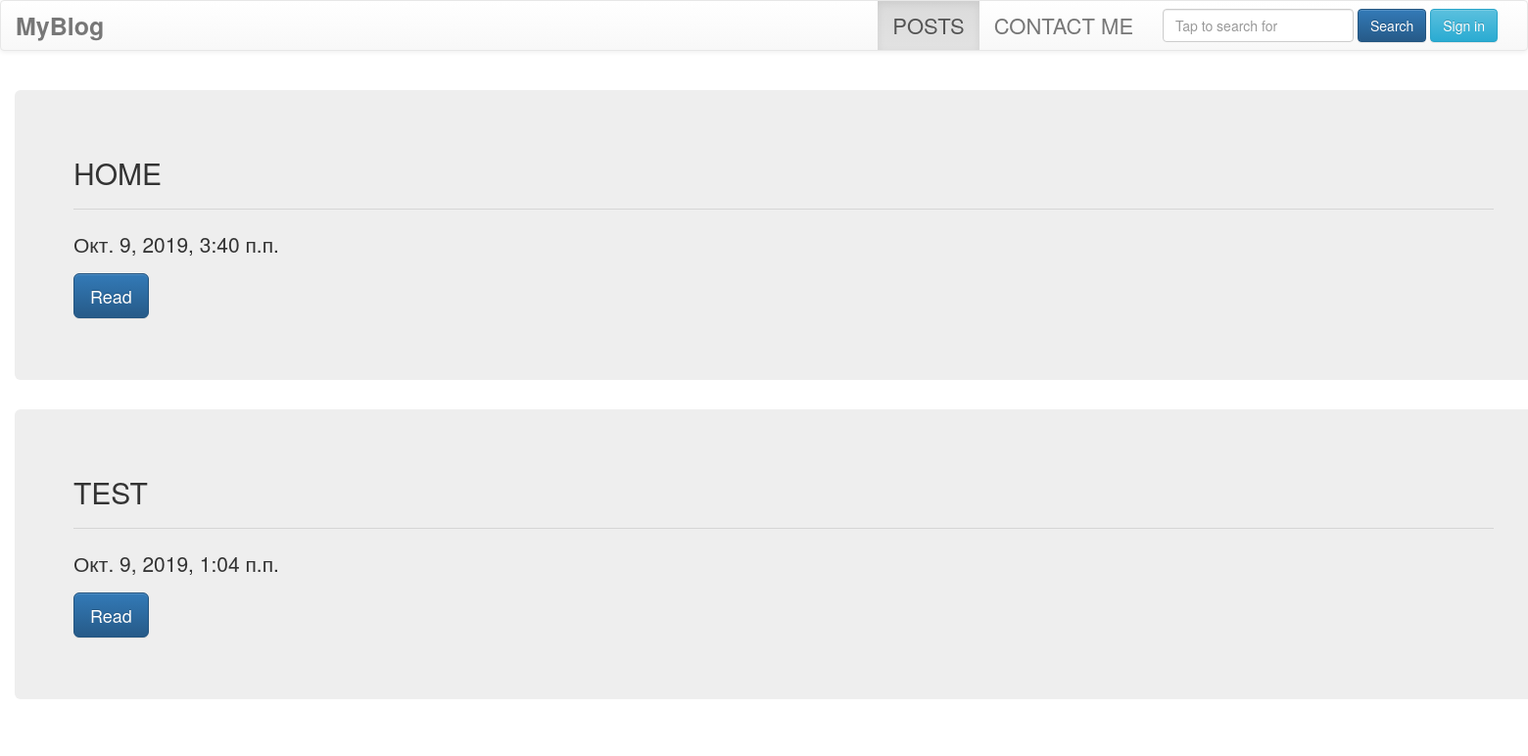
/posts/, run on an earlier commit of the app's database.
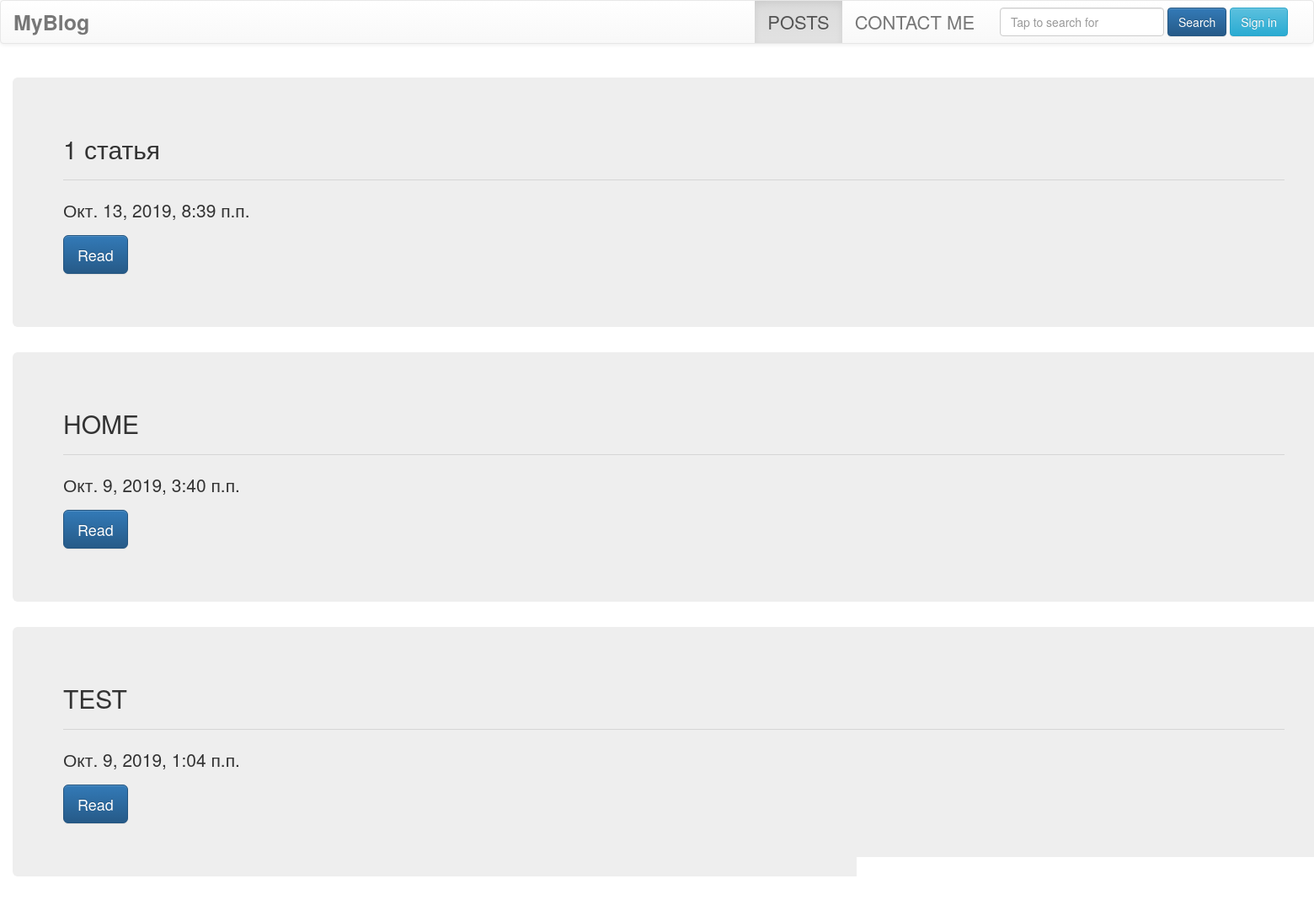
And on a later commit of the database.
### blog/models.py (models this page shows, shortened)
class Post(models.Model):
    title = models.CharField(max_length = 100)
    pub_date = models.DateTimeField()
    slug = models.SlugField(default = '')
    post_content = models.TextField(blank = True)
    post_status = models.IntegerField(choices=POST_STATUS, default=0)
    def was_published_recently(self):
        return self.pub_date >= (timezone.now() - datetime.timedelta(hours = 4))

### blog/views.py (the view)
# urls.py: path('posts/', views.PostsPageList.as_view(), name = 'PostsPageList'),
class PostsPageList(ListView):
    model = Post
    template_name = 'blog/posts.html'
    context_object_name = 'postslist'
    queryset = Post.objects.filter(post_status=1).order_by('-pub_date')[:10]

### templates/blog/posts.html (shortened to what this page needs)
{% extends 'blog/mainpage.html' %}
{% block active_link %}
     <ul class="nav navbar-nav">
            <li class="dropdown active">
              <a class="dropdown-toggle" style="font-size: 22px" data-toggle="dropdown" href="#">POSTS</a>
            </li>
            <li> <a href="{% url 'blog:ContactMe' %}" style="font-size: 22px">CONTACT ME</a></li>
          </ul>
          <form class="navbar-form navbar-right">
          <div class="form-group">
            <input class="form-control" type="text" placeholder="Tap to search for">
           </div>
            <button type="submit" data-toggle="dropdown" class="dropdown-toggle btn btn-primary">Search</button>
                {% if user.is_authenticated %}
                    <a class="btn btn-info" href="{% url 'accounts:SignoutView' %}">Sign out</a>
                    <div class="btn btn-info" >Welcome, <b>{{user}}</b></div>
                {% else %}
                    <a class="btn btn-info" href="{% url 'accounts:SignupView' %}">Sign in</a>
                {% endif%}
        </form>
{% endblock %}
{% block content%}
    <div class="container" style="width: 1600px">
    <br>
        {% if postslist %}
            {% for post in postslist %}
                <div class="jumbotron">
                    <h2 class="display-4">{{ post.title }}</h2>
                    <hr class="my-4">
                    <p>{{ post.pub_date }}</p>
                    <p class="lead">
                        <a class="btn btn-primary btn-lg" href="{% url 'blog:PostPageView' post.slug %}" role="button">Read</a>
                    </p>
                </div>
            {% endfor %}
        {% else%}
            <p>Посты не найдены:(</p>
        {% endif %}
    </div>
{% endblock %}

What changed in the data, as far as the page shows it:
added Post: title "1 статья", pub_date "Окт. 13, 2019, 8:39 п.п."
